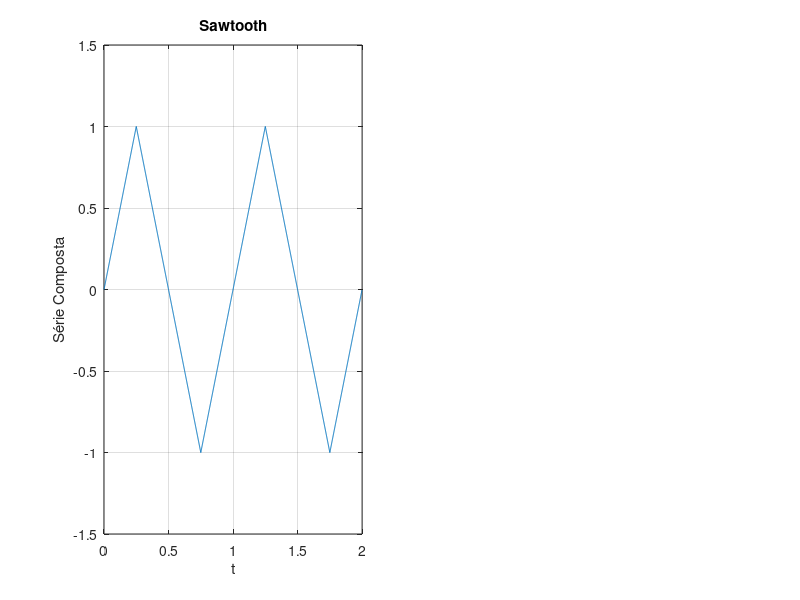

Reproduce this figure in MATLAB. (Note: this script raises an error after producing the figure.)
clear;clc;

f0 = 1;
Np = 2;
k=8; % Número de harmónicas a considerar na decomposição.
T0 = 1; % s
Ta= 0.001; % em segundos, tempo de amostragem
N = round(Np/(f0*Ta));



t = (0: (N-1))' *Ta;
y = sawtooth(2*pi*f0*t+pi/2,1/2); %antes do sinal ser deconstruido
subplot(1,2,1)
plot(t,y);
ylim([-1.5,1.5]);
title('Sawtooth')
xlabel("t")
ylabel("Série Composta")
grid on

[a_k,b_k] =coeficientesAKBK(Ta,T0,y,k); % deconstruir o sinal nos coeficientes

[xt,t] = fourier(Ta,f0,Np,a_k,b_k);
subplot(1,2,2)
plot(t,xt)
title('Sinal após reconstrução')
xlabel("t")
ylabel("x(t)")
ylim([-1.5,1.5]);
grid on

% os sinais são exatamente iguais, o que significa que não se perdeu
% informação após deconstrução do sinal


